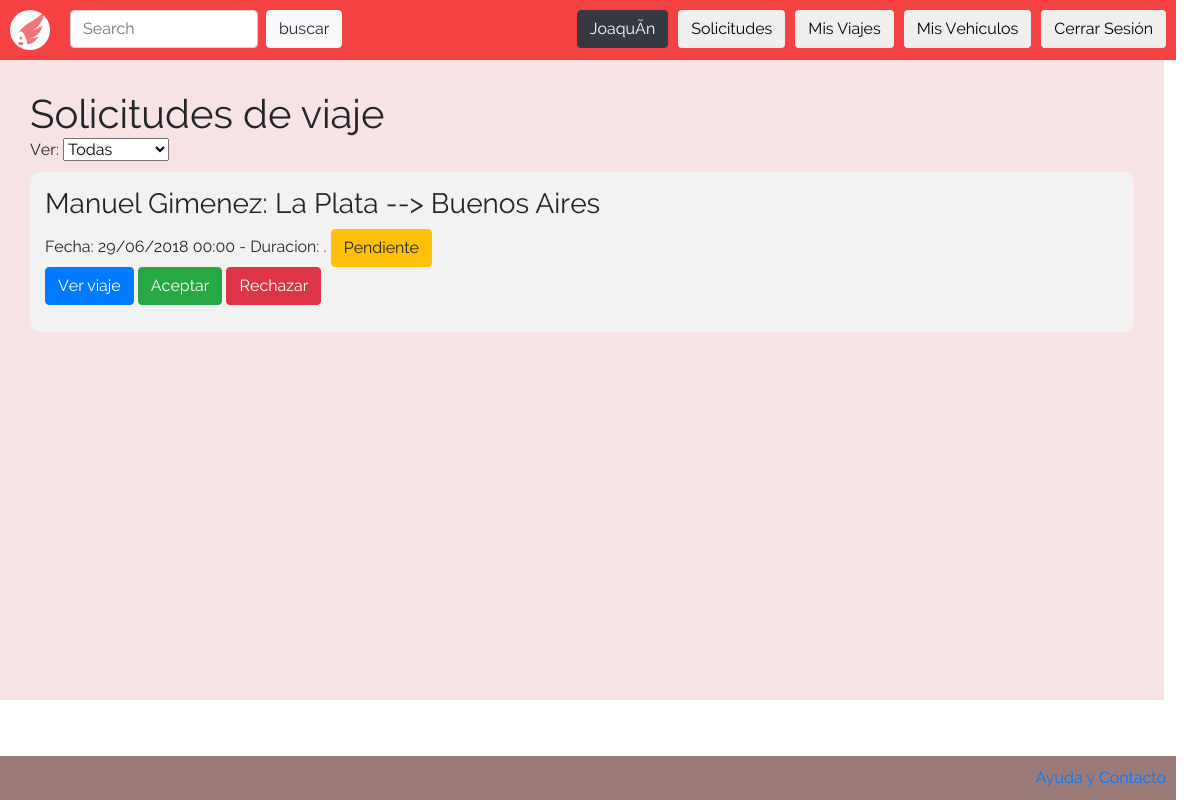
Before: /vistas/ver_solicitudes.php (signed in) with the older database file.
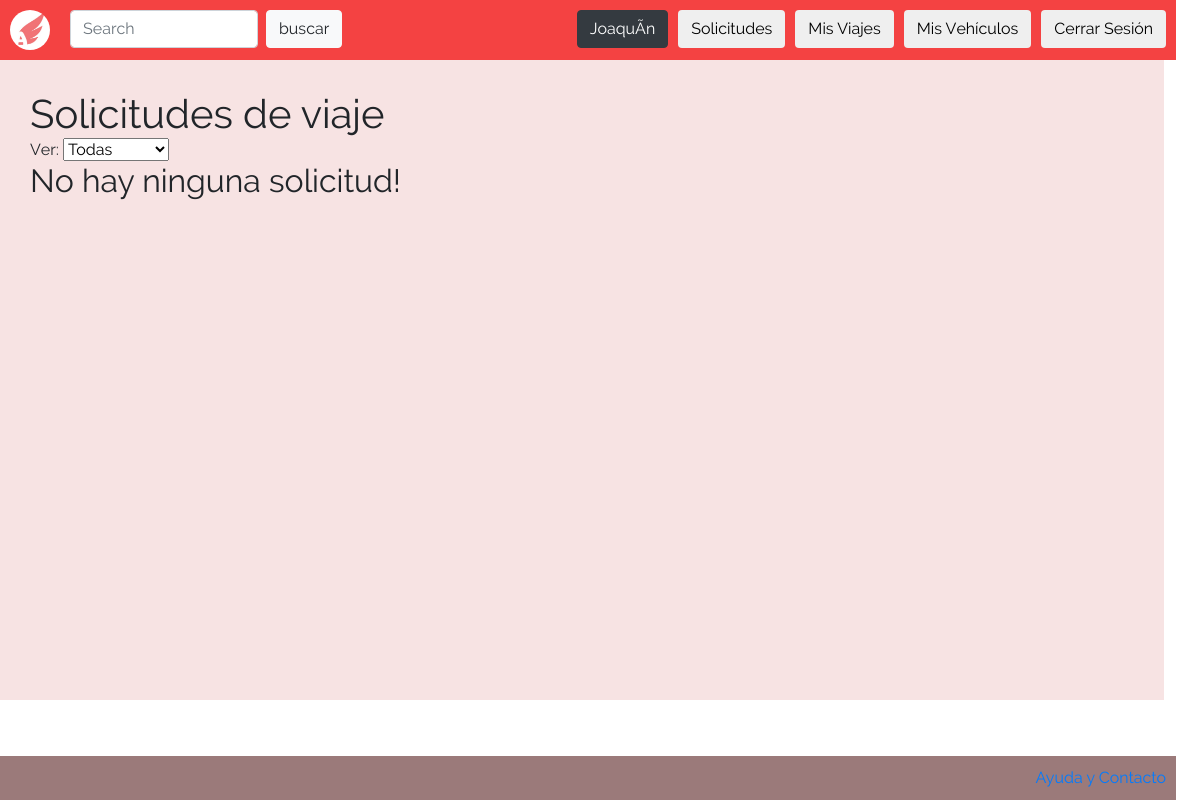
After: the same page with the newer database file.
### tables this page shows
CREATE TABLE `solicitud` (
  `id_solicitud` int(11) NOT NULL,
  `id_pasajero` int(11) NOT NULL,
  `id_viaje` int(11) NOT NULL,
  `numero_tarjeta` bigint(20) NOT NULL,
  `estado` int(1) NOT NULL,
  `comentario` text NOT NULL
);

CREATE TABLE `usuario` (
  `id_usuario` int(11) NOT NULL,
  `nombre` varchar(2048) NOT NULL,
  `apellido` varchar(2048) NOT NULL,
  `fecha_de_nacimiento` date NOT NULL,
  `mail` varchar(2048) NOT NULL,
  `promedio_puntuacion_conductor` double NOT NULL,
  `promedio_puntuacion_pasajero` double NOT NULL,
  `id_direccion` int(11) NOT NULL,
  `contrasenia` varchar(256) NOT NULL,
  `foto_perfil` text NOT NULL,
  `gasto` double NOT NULL DEFAULT '0',
  `ahorro` double NOT NULL DEFAULT '0'
);

CREATE TABLE `viajes` (
  `id_viaje` int(11) NOT NULL,
  `id_usuario` int(11) NOT NULL,
  `patente` varchar(10) NOT NULL,
  `origen` text NOT NULL,
  `destino` text NOT NULL,
  `duracion` decimal(10,5) NOT NULL,
  `fecha_hora` datetime NOT NULL,
  `descripcion` text NOT NULL,
  `tipo` text NOT NULL,
  `costo` decimal(10,5) NOT NULL,
  `tarjeta` bigint(20) NOT NULL
);

### vistas/ver_solicitudes.php (the view, shortened to what this page needs)
<?php
  include("../php/abrir_conexion.php");
?>
<!DOCTYPE html>
<html>
  <head>
    <link href="/css/bootstrap.css" rel="stylesheet" type="text/css" >
    <link href="/css/index.css" rel="stylesheet" type="text/css">
    <link href="/css/listar_vehiculos.css" rel="stylesheet" type="text/css">
  </head>
  <body>
    <?php include("header.php"); ?>
    <div id="body">
      <h1>Solicitudes de viaje</h1>
      Ver: <select name="filter" onchange="location = this.value">
        <option value="?state=all" <?= (isset($_GET["state"]) && ($_GET["state"]=="all"))?"selected":"" ?>>Todas</option>
      </select>
      <?php
        $request_number = 0;
        $query = "SELECT * FROM viajes WHERE id_usuario='".$_SESSION["user_id"]."'";
        $result = mysqli_query($conn, $query);
        if(!$result){
          echo "<h2>Ocurrió un error al conectarse a la base de datos, por favor, intentelo mas tarde.</h2>";
        } else {
          while($trip = mysqli_fetch_assoc($result)){
            $trip_id = $trip["id_viaje"];
            $query = "SELECT * FROM solicitud WHERE id_viaje='$trip_id'";
            $result1 = mysqli_query($conn, $query);
            if(!$result1){
              echo "<h2>Ocurrió un error al conectarse a la base de datos, por favor, intentelo mas tarde.</h2>";
            } else {
              $request_number += mysqli_num_rows($result1);
              while($request = mysqli_fetch_assoc($result1)){
                $user = mysqli_fetch_assoc(mysqli_query($conn, "SELECT * FROM usuario WHERE id_usuario='".$request["id_pasajero"]."'"));
                if($request["estado"] != REJECTED){
      ?>
      <div class="vehicle">
        <div class="vehicle-info">
          <h3><?= $user["nombre"]." ".$user["apellido"].": ".$trip["origen"]." --> ".$trip["destino"] ?></h3>
          Fecha: <?= date("d/m/Y H:i", strtotime($trip["fecha_hora"])); ?>
          - Duracion: <?= printTime($trip["duracion"])."." ?>
          <?php
            if($request["estado"] == PENDING){
          ?>
          <button class="btn btn-warning">Pendiente</button>
          <br>
          <a class="btn btn-primary" href="/vistas/ver_viaje.php?id=<?= $trip["id_viaje"]?>">Ver viaje</a>
      	  <form class="" action="/php/aceptar_solicitud.php" method="post">
            <button class="btn btn-success" name="">Aceptar</button>
          </form>
	        <form class="" action="/php/cancelar_solicitud.php" method="post">
            <button class="btn btn-danger delete_card" name="">Rechazar</button>
          </form>
          <?php
            } else if($request["estado"] == ACCEPTED){
          ?>
          <button class="btn btn-success">Aceptada</button>
          <br>
          <a class="btn btn-primary" href="/vistas/ver_viaje.php?id=<?= $trip["id_viaje"]?>">Ver viaje</a>
      	  <form class="" action="/php/baja_solicitud.php" method="post">
            <input type="hidden" name="request_id" value="<?= $request["id_solicitud"] ?>">
            <button class="btn btn-danger delete_card" name="">Eliminar</button>
          </form>
          <?php
            }
          ?>
        </div>
      </div>
      <?php
                }
              }
            }
          }
          if($request_number == 0){
            echo "<h2>No hay ninguna solicitud!</h2>";
          }
        }
      ?>
    </div>
    <?php
      include("footer.php");
    ?>
  </body>
</html>

Changed rows visible on the page:
removed solicitud: usuario.nombre "Manuel", usuario.apellido "Gimenez", id_viaje.origen "La Plata", id_viaje.destino "Buenos Aires", id_viaje.fecha_hora "29/06/2018 00:00"
Other visible differences:
text now shown: "No hay ninguna solicitud!"
